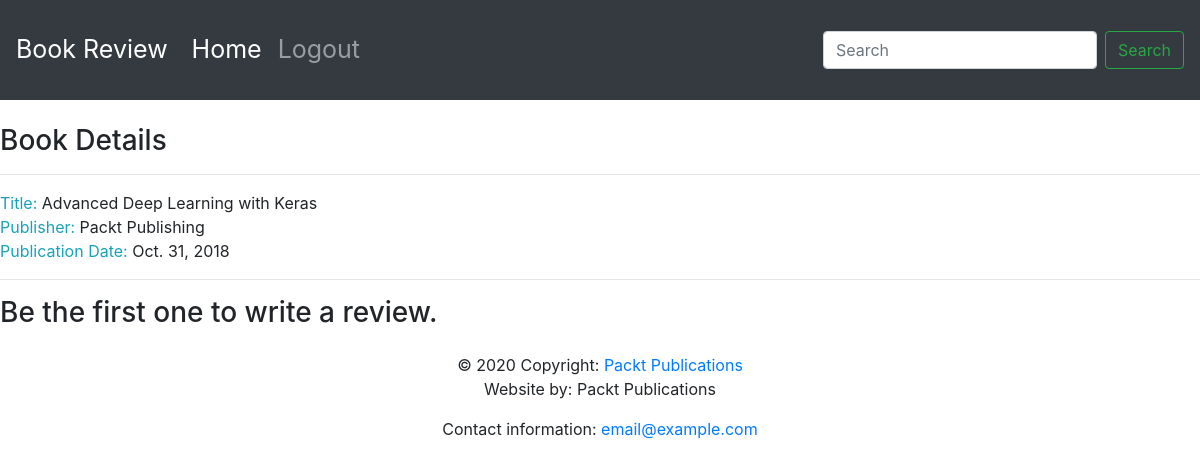
/books/1/, run on an earlier commit of the app's database.
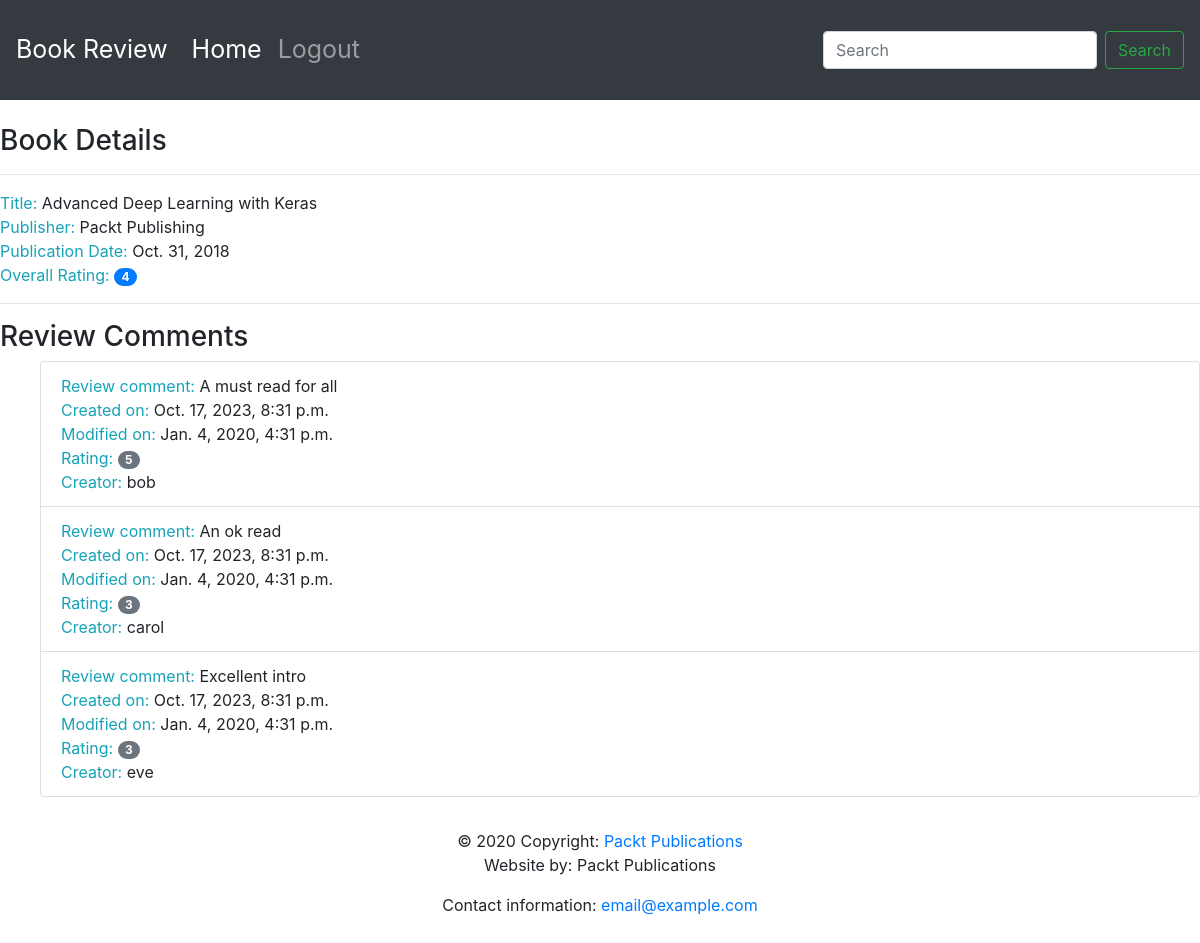
And on a later commit of the database.
### reviews/models.py (models this page shows, shortened)
class Book(models.Model):
    title = models.CharField(
        max_length=70, help_text="The title of the book.")
    publication_date = models.DateField(
        verbose_name="Date the book was published.")
    isbn = models.CharField(
        max_length=20, verbose_name="ISBN number of the book.")
    publisher = models.ForeignKey(
        Publisher, on_delete=models.CASCADE)
    contributors = models.ManyToManyField("Contributor", through="BookContributor")

class Publisher(models.Model):
    name = models.CharField(
        max_length=50,
        help_text="The name of the Publisher.")
    website = models.URLField(
        help_text="The Publisher's website.")
    email = models.EmailField(
        help_text="The Publisher's email addres.")
    def __str__(self):
        return self.name

class Review(models.Model):
    content = models.TextField(
        help_text="The Review Text.")
    rating = models.IntegerField(
        help_text="The rating the reviewer has given.")
    date_created = models.DateTimeField(
        auto_now_add=True,
        help_text="The date and time the review was created.")
    date_edited = models.DateTimeField(
        null=True, help_text="The date and time the review\n"
                             "was last edited.")
    creator = models.ForeignKey(
        auth.get_user_model(), on_delete=models.CASCADE)
    book = models.ForeignKey(
        Book, on_delete=models.CASCADE,
        help_text="The Book that this review is for")

### reviews/views.py (the view)
# urls.py: path('books/<int:pk>/', views.book_detail, name='book_detail')
def book_detail(request, pk):
    book = get_object_or_404(Book,pk=pk)
    reviews = book.review_set.all()
    if reviews:
        book_rating = average_rating([review.rating for review in reviews])
        context= {
            "book": book,
            "book_rating": book_rating,
            "reviews": reviews
        }
    else:
        context = {
            "book": book,
            "book_rating": None,
            "reviews": None
        }
    return render(request, "reviews/book_detail.html", context)

### reviews/utils.py (called while the page is built)
def average_rating(rating_list):
    if not rating_list:
        return 0
    return round(sum(rating_list)/len(rating_list))

### reviews/templates/reviews/book_detail.html
{% extends 'base.html' %}
{% block content %}
      <br>
      <h3>Book Details</h3>
      <hr>
      <span class="text-info">Title: </span> <span>{{ book.title }}</span>
      <br>
      <span class="text-info">Publisher: </span><span>{{ book.publisher }}</span>
      <br>
      <span class="text-info">Publication Date: </span><span>{{ book.publication_date }}</span>
      <br>
      {% if not reviews %}
            <hr>
            <h3>Be the first one to write a review.</h3>
      {% else %}
            <span class="text-info">Overall Rating: </span><span class="badge badge-primary badge-pill">{{ book_rating }}</span>
            <br>
            <hr>
            <h3>Review Comments</h3>
            <ul>
            {% for review in reviews %}
                  <li class="list-group-item">
                        <span class="text-info">Review comment: </span> <span>{{ review.content }}</span>
                        <br>
                        <span class="text-info">Created on: </span><span>{{ review.date_created }}</span>
                        <br>
                        <span class="text-info">Modified on: </span><span>{{ review.date_edited }}</span>
                        <br>
                        <span class="text-info">Rating: </span><span class="badge badge-secondary badge-pill">{{ review.rating }}</span>
                        <br>
                        <span class="text-info">Creator: </span><span>{{ review.creator.username }}</span>
                        <br>
                  </li>
            {% endfor %}
            </ul>
      {% endif %}
{% endblock %}

### reviews/templates/base.html (shortened to what this page needs)
<!doctype html>
{% load static %}
<html lang="en">
  <head>
    <link rel="stylesheet" href="https://stackpath.bootstrapcdn.com/bootstrap/4.4.1/css/bootstrap.min.css">
    <link rel="stylesheet" href="https://cdnjs.cloudflare.com/ajax/libs/font-awesome/4.7.0/css/font-awesome.min.css">
  </head>
  <body>
        <nav class="navbar navbar-expand-sm navbar-dark bg-dark sticky-top">
          <a class="navbar-brand" href="/">Book Review</a>
          <div class="collapse navbar-collapse" id="navbarSupportedContent">
            <ul class="navbar-nav mr-auto">
              <li class="nav-item active">
                <a class="nav-link" href="/books/">Home <span class="sr-only">(current)</span></a>
              </li>
              <li class="nav-item">
                <a class="nav-link" href="#">Logout</a>
              </li>
            </ul>
            <form class="form-inline my-2 my-lg-0">
              <input class="form-control mr-sm-2" type="search" placeholder="Search" aria-label="Search">
              <button class="btn btn-outline-success my-2 my-sm-0" type="submit">Search</button>
            </form>
          </div>
        </nav>
         {% block content %}{% endblock %}
  <footer class="page-footer font-small blue">
    <div class="footer-copyright text-center py-3">© 2020 Copyright:
      <a href="https://www.packtpub.com"> Packt Publications</a>
      <p>Website by: Packt Publications</p>
      <p>Contact information: <a href="mailto:email@example.com">email@example.com</a></p>
    </div>
  </footer>
  </body>
</html>

### reviews/templates/base.html (style rules this page uses)
.navbar { min-height: 100px; font-size: 25px; }
.navbar-brand { font-size: 25px; }

What changed in the data, as far as the page shows it:
added Review: content "A must read for all", date_created "Oct. 17, 2023, 8:31 p.m.", date_edited "Jan. 4, 2020, 4:31 p.m.", rating "5", creator.username "bob"
added Review: content "An ok read", date_created "Oct. 17, 2023, 8:31 p.m.", date_edited "Jan. 4, 2020, 4:31 p.m.", rating "3", creator.username "carol"
added Review: content "Excellent intro", date_created "Oct. 17, 2023, 8:31 p.m.", date_edited "Jan. 4, 2020, 4:31 p.m.", rating "3", creator.username "eve"
Also different on the page:
{{ book_rating }}: (not shown) → "4"
text no longer shown: "Be the first one to write a review."
text now shown: "Overall Rating: Review Comments"
